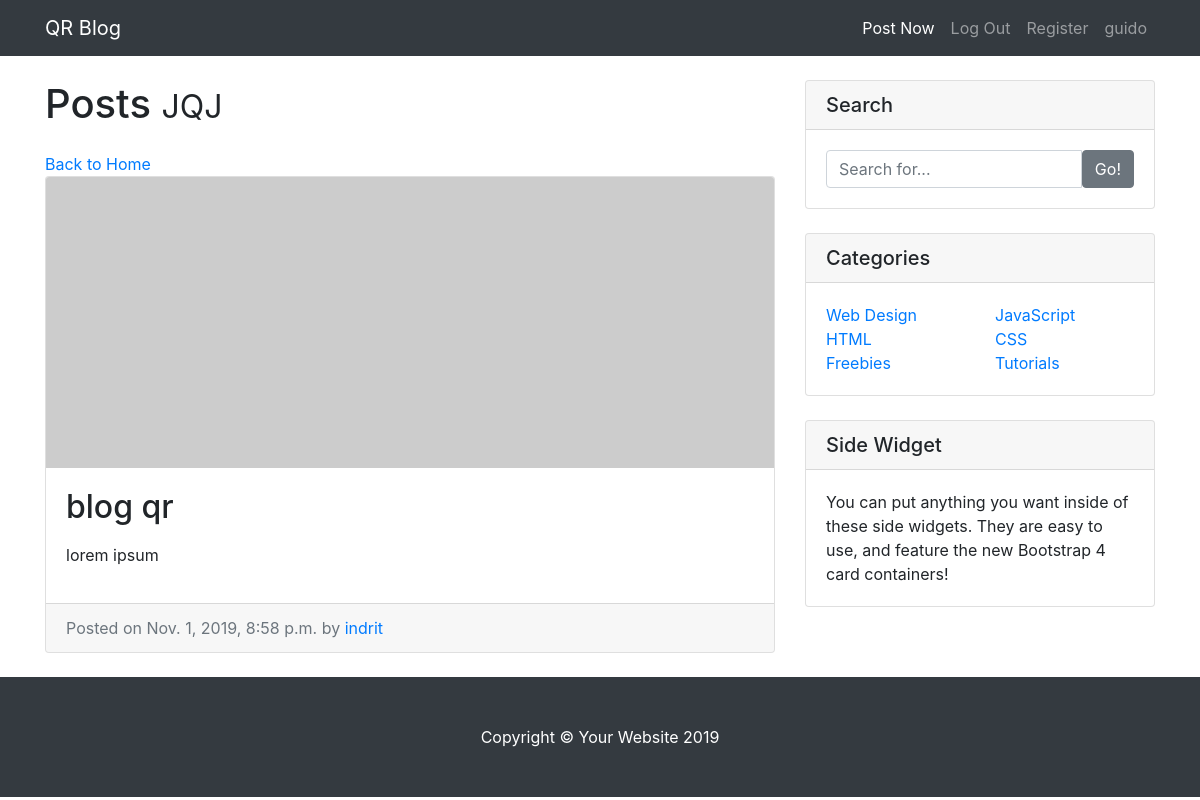
The app's page /entry/5/ (signed in) with its own data.
### entries/models.py (models this page shows, shortened)
class Entry(models.Model):
    entry_title = models.CharField(max_length=50)
    entry_text = models.TextField()
    entry_date = models.DateTimeField(auto_now_add=True)
    entry_author = models.ForeignKey(User, on_delete=models.CASCADE)
    class Meta:
        verbose_name_plural = "entries"

### entries/views.py (the view)
# urls.py: path("entry/<int:pk>/", EntryView.as_view(), name = "entry-detail"),
class EntryView(LoginRequiredMixin, DetailView):
    model = Entry
    template_name = 'entries/entry_detail.html'

### entries/templates/entries/entry_detail.html
{% extends "entries/base.html" %}
{% block content %}
      <div class="col-md-8">
        <h1 class="my-4">Posts
          <small>JQJ</small>
        </h1>
        <a href="{% url 'blog-home' %}">Back to Home</a>
        <div class="card mb-4">
  <img class="card-img-top" src="http://placehold.it/750x300" alt="Card image cap">
          <div class="card-body">
            <h2 class="card-title">{{ object.entry_title }}</h2>
            <p class="card-text">{{ object.entry_text|linebreaks }}</p>
          </div>
          <div class="card-footer text-muted">
            Posted on {{ object.entry_date }} by
            <a href="#">{{ object.entry_author }}</a>
          </div>
        </div>
      </div>
{% endblock %}

### entries/templates/entries/base.html (shortened to what this page needs)
{% load static %}
<!DOCTYPE html>
<html lang="en">
<head>
  <link href="{% static 'entries/vendor/bootstrap/css/bootstrap.min.css' %}" rel="stylesheet">
  <link href="{% static 'entries/css/blog-home.css' %}" rel="stylesheet">
</head>
<body>
  <nav class="navbar navbar-expand-lg navbar-dark bg-dark fixed-top">
    <div class="container">
      <a class="navbar-brand" href="{% url 'blog-home' %}">QR Blog</a>
      <div class="collapse navbar-collapse" id="navbarResponsive">
        <ul class="navbar-nav ml-auto">
          <li class="nav-item active">
            <a class="nav-link" href="{% url 'create_entry' %}">Post Now
            </a>
          </li>
          <li class="nav-item">
            <a class="nav-link" href="{% url 'logout' %}">Log Out</a>
          </li>
          <li class="nav-item">
            <a class="nav-link" href="{% url 'register' %}">Register</a>
          </li>
          <li class="nav-item">
            <a class="nav-link" href="#">{{ user.username }}</a>
          </li>
        </ul>
      </div>
    </div>
  </nav>
  <div class="container">
    <div class="row">
      {% block content %}  {% endblock %}
      <div class="col-md-4">
        <div class="card my-4">
          <h5 class="card-header">Search</h5>
          <div class="card-body">
            <div class="input-group">
              <input type="text" class="form-control" placeholder="Search for...">
              <span class="input-group-btn">
                <button class="btn btn-secondary" type="button">Go!</button>
              </span>
            </div>
          </div>
        </div>
        <div class="card my-4">
          <h5 class="card-header">Categories</h5>
          <div class="card-body">
            <div class="row">
              <div class="col-lg-6">
                <ul class="list-unstyled mb-0">
                  <li>
                    <a href="#">Web Design</a>
                  </li>
                  <li>
                    <a href="#">HTML</a>
                  </li>
                  <li>
                    <a href="#">Freebies</a>
                  </li>
                </ul>
              </div>
              <div class="col-lg-6">
                <ul class="list-unstyled mb-0">
                  <li>
                    <a href="#">JavaScript</a>
                  </li>
                  <li>
                    <a href="#">CSS</a>
                  </li>
                  <li>
                    <a href="#">Tutorials</a>
                  </li>
                </ul>
              </div>
            </div>
          </div>
        </div>
        <div class="card my-4">
          <h5 class="card-header">Side Widget</h5>
          <div class="card-body">
            You can put anything you want inside of these side widgets. They are easy to use, and feature the new Bootstrap 4 card containers!
          </div>
        </div>
      </div>
    </div>
  </div>
  <footer class="py-5 bg-dark">
    <div class="container">
      <p class="m-0 text-center text-white">Copyright &copy; Your Website 2019</p>
    </div>
  </footer>
</body>
</html>

### entries/static/entries/css/blog-home.css (style rules this page uses)
body { padding-top: 56px; }

### records on screen
Entry: entry_title "blog qr", entry_text "lorem ipsum", entry_date "Nov. 1, 2019, 8:58 p.m.", entry_author "indrit"

### other values on screen
{{ user.username }} "guido"
